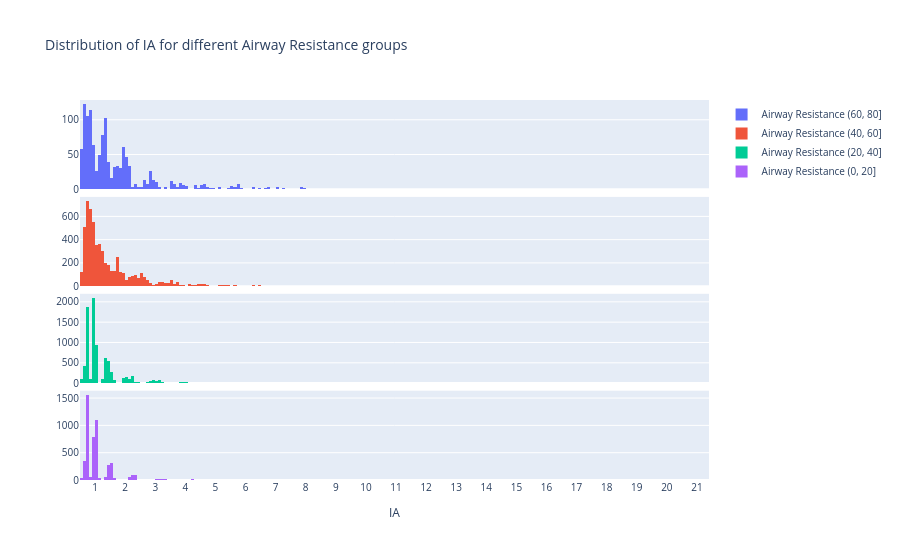

Write notebook code for a chart like this one.
### Code cell
# Using the same group labels as in the "Using O2SatFFA" section
df, _ = create_AR_groups(df, "AR")

def compute_squared_deviation_from_0(arr):
    """
    Computes the squares of the deviation from y axis
    sum[(x - x0)^2]/len(x), with x0 = 0

    It's the same as computing the std if we consider that we have only the right half of the distribution
    """
    return sum(arr**2/len(arr))

O2_col = "IA"

fig = make_subplots(
    rows=len(group_labels) - 1, cols=1, shared_xaxes=True, vertical_spacing=0.02
)
# On first subplot add histogram of Drop from O2 Saturation FFA (%) for 1st AR group
for i in range(len(group_labels) - 1):
    df_tmp = df[df["AR group"] == group_labels[i]]

    print(f"Squared of the deviation from 0 for group {group_labels[i]}: {compute_squared_deviation_from_0(df_tmp[O2_col].values):.2f}")
    fig.add_trace(
        go.Histogram(
            x=df_tmp[O2_col],
            name=f"Airway Resistance {group_labels[i]}",
            # Bin size of 1
            xbins=dict(start=0, end=50, size=0.1),
        ),
        row=i + 1,
        col=1,
    )


title = f"Distribution of {O2_col} full dist for different Airway Resistance groups"
fig.update_layout(
    title=title,
    font=dict(size=10),
)
fig.update_xaxes(
    title_text=O2_col,
    row=len(group_labels) - 1,
    col=1,
)
# Show more ticks on x
fig.update_xaxes(tick0=75, dtick=1, row=len(group_labels) - 1, col=1)
# Save
fig.write_image(f"{plotsdir}{title}.png")
fig.show()

### Figure 1 — Plotly figure (JSON) as saved in the notebook; plotly's stock layout.template omitted (floating-point values rounded to 4 significant figures; data arrays with more than 128 entries replaced by an {"elided": "..."} marker saying what was removed)
{"data": [{"name": "Airway Resistance (60, 80]", "type": "histogram", "x": {"elided": "1233 float values"}, "xaxis": "x", "xbins": {"end": 50, "size": 0.1, "start": 0}, "yaxis": "y"}, {"name": "Airway Resistance (40, 60]", "type": "histogram", "x": {"elided": "5942 float values"}, "xaxis": "x2", "xbins": {"end": 50, "size": 0.1, "start": 0}, "yaxis": "y2"}, {"name": "Airway Resistance (20, 40]", "type": "histogram", "x": {"elided": "8228 float values"}, "xaxis": "x3", "xbins": {"end": 50, "size": 0.1, "start": 0}, "yaxis": "y3"}, {"name": "Airway Resistance (0, 20]", "type": "histogram", "x": {"elided": "4930 float values"}, "xaxis": "x4", "xbins": {"end": 50, "size": 0.1, "start": 0}, "yaxis": "y4"}], "layout": {"font": {"size": 10}, "title": {"text": "Distribution of IA for different Airway Resistance groups"}, "xaxis": {"anchor": "y", "domain": [0, 1], "matches": "x4", "showticklabels": false}, "xaxis2": {"anchor": "y2", "domain": [0, 1], "matches": "x4", "showticklabels": false}, "xaxis3": {"anchor": "y3", "domain": [0, 1], "matches": "x4", "showticklabels": false}, "xaxis4": {"anchor": "y4", "domain": [0, 1], "dtick": 1, "tick0": 75, "title": {"text": "IA"}}, "yaxis": {"anchor": "x", "domain": [0.765, 1.0]}, "yaxis2": {"anchor": "x2", "domain": [0.51, 0.745]}, "yaxis3": {"anchor": "x3", "domain": [0.255, 0.49]}, "yaxis4": {"anchor": "x4", "domain": [0, 0.235]}}}
